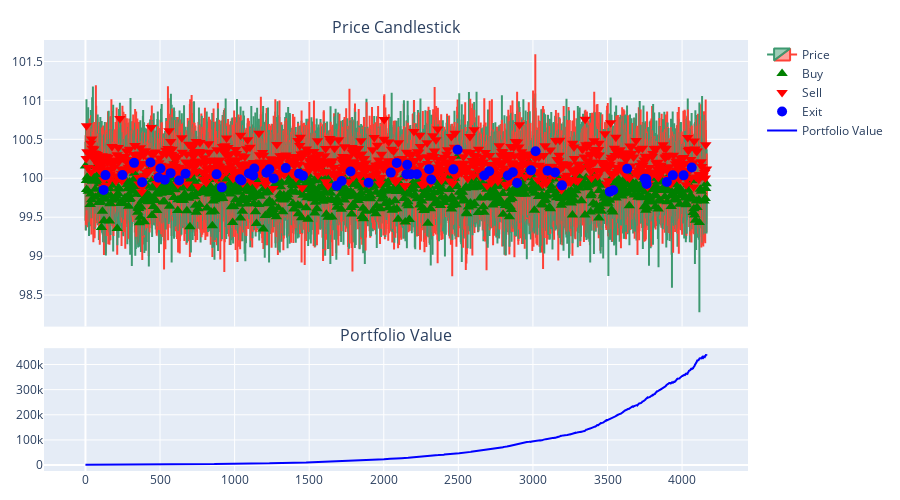

Notebook cell for this chart:
### Code cell
buy_df_qlearning, sell_df_qlearning, exit_df_qlearning = extract_signals(historical_info_df)
fig_qlearning = build_fig(
    historical_info_df,
    buy_df_qlearning,
    sell_df_qlearning,
    exit_df_qlearning
)
fig_qlearning.show()

### Figure 1 — Plotly figure (JSON) as saved in the notebook; plotly's stock layout.template omitted (floating-point values rounded to 4 significant figures; data arrays with more than 128 entries replaced by an {"elided": "..."} marker saying what was removed)
{"data": [{"close": {"elided": "4166 float values"}, "high": {"elided": "4166 float values"}, "low": {"elided": "4166 float values"}, "name": "Price", "open": {"elided": "4166 float values"}, "type": "candlestick", "x": {"elided": "4166 int values"}, "xaxis": "x", "yaxis": "y"}, {"marker": {"color": "green", "size": 10, "symbol": "triangle-up"}, "mode": "markers", "name": "Buy", "type": "scatter", "x": {"elided": "905 int values"}, "xaxis": "x", "y": {"elided": "905 float values"}, "yaxis": "y"}, {"marker": {"color": "red", "size": 10, "symbol": "triangle-down"}, "mode": "markers", "name": "Sell", "type": "scatter", "x": {"elided": "927 int values"}, "xaxis": "x", "y": {"elided": "927 float values"}, "yaxis": "y"}, {"marker": {"color": "blue", "size": 10, "symbol": "circle"}, "mode": "markers", "name": "Exit", "type": "scatter", "x": [122, 134, 248, 326, 380, 436, 490, 503, 532, 571, 628, 671, 879, 914, 1036, 1046, 1096, 1124, 1132, 1213, 1233, 1262, 1343, 1432, 1458, 1685, 1718, 1777, 1898, 2047, 2087, 2152, 2157, 2182, 2222, 2304, 2318, 2467, 2495, 2674, 2707, 2832, 2865, 2894, 2987, 3018, 3098, 3148, 3195, 3515, 3538, 3632, 3749, 3760, 3762, 3898, 3938, 4010, 4065], "xaxis": "x", "y": [99.85, 100.0, 100.0, 100.2, 99.95, 100.2, 100.0, 100.1, 99.98, 100.1, 99.97, 100.1, 100.1, 99.88, 99.99, 99.97, 100.1, 100.0, 100.1, 100.1, 100.1, 100.0, 100.1, 100.1, 100.0, 99.9, 99.96, 100.1, 99.94, 100.1, 100.2, 100.1, 100.2, 100.1, 100.1, 100.1, 99.98, 100.1, 100.4, 100.0, 100.1, 100.0, 100.1, 99.94, 100.1, 100.3, 100.1, 100.1, 99.91, 99.83, 99.85, 100.1, 99.99, 99.99, 99.93, 99.95, 100.0, 100.0, 100.1], "yaxis": "y"}, {"line": {"color": "blue"}, "mode": "lines", "name": "Portfolio Value", "type": "scatter", "x": {"elided": "4166 int values"}, "xaxis": "x2", "y": {"elided": "4166 float values"}, "yaxis": "y2"}], "layout": {"annotations": [{"font": {"size": 16}, "showarrow": false, "text": "Price Candlestick", "x": 0.5, "xanchor": "center", "xref": "paper", "y": 1.0, "yanchor": "bottom", "yref": "paper"}, {"font": {"size": 16}, "showarrow": false, "text": "Portfolio Value", "x": 0.5, "xanchor": "center", "xref": "paper", "y": 0.285, "yanchor": "bottom", "yref": "paper"}], "height": 500, "margin": {"b": 20, "l": 40, "r": 20, "t": 40}, "xaxis": {"anchor": "y", "domain": [0, 1], "matches": "x2", "rangeslider": {"visible": false}, "showticklabels": false}, "xaxis2": {"anchor": "y2", "domain": [0, 1], "rangeslider": {"visible": false}}, "yaxis": {"anchor": "x", "domain": [0.335, 1.0]}, "yaxis2": {"anchor": "x2", "domain": [0, 0.285]}}}
